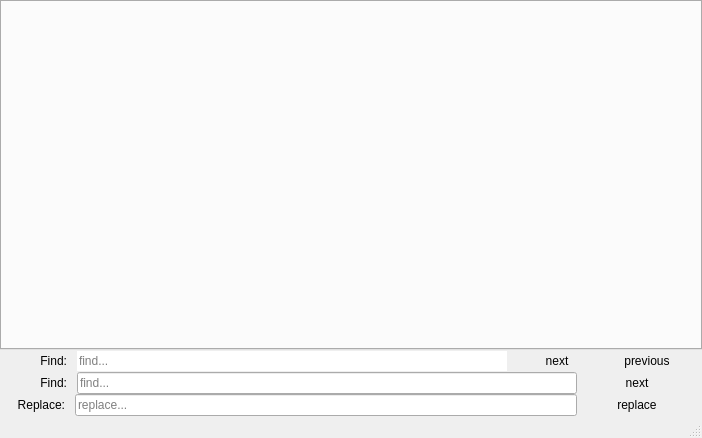
<?xml version="1.0" encoding="UTF-8"?>
<ui version="4.0">
 <class>QSciTE</class>
 <widget class="QMainWindow" name="QSciTE">
  <property name="geometry">
   <rect>
    <x>0</x>
    <y>0</y>
    <width>702</width>
    <height>438</height>
   </rect>
  </property>
  <property name="windowTitle">
   <string>QSciTE</string>
  </property>
  <widget class="QWidget" name="centralwidget">
   <property name="focusPolicy">
    <enum>Qt::NoFocus</enum>
   </property>
   <property name="acceptDrops">
    <bool>false</bool>
   </property>
   <layout class="QVBoxLayout" name="verticalLayout">
    <property name="spacing">
     <number>0</number>
    </property>
    <property name="margin">
     <number>0</number>
    </property>
    <item>
     <widget class="QTabWidget" name="tabBar">
      <property name="focusPolicy">
       <enum>Qt::NoFocus</enum>
      </property>
      <property name="acceptDrops">
       <bool>false</bool>
      </property>
      <property name="tabPosition">
       <enum>QTabWidget::North</enum>
      </property>
      <property name="tabShape">
       <enum>QTabWidget::Triangular</enum>
      </property>
      <property name="elideMode">
       <enum>Qt::ElideRight</enum>
      </property>
      <property name="usesScrollButtons">
       <bool>true</bool>
      </property>
      <property name="tabsClosable">
       <bool>true</bool>
      </property>
      <property name="movable">
       <bool>true</bool>
      </property>
     </widget>
    </item>
    <item>
     <widget class="QFrame" name="searchFrame">
      <property name="enabled">
       <bool>true</bool>
      </property>
      <property name="frameShape">
       <enum>QFrame::NoFrame</enum>
      </property>
      <property name="frameShadow">
       <enum>QFrame::Plain</enum>
      </property>
      <property name="lineWidth">
       <number>0</number>
      </property>
      <layout class="QHBoxLayout" name="horizontalLayout">
       <property name="spacing">
        <number>0</number>
       </property>
       <property name="leftMargin">
        <number>5</number>
       </property>
       <property name="topMargin">
        <number>0</number>
       </property>
       <property name="rightMargin">
        <number>5</number>
       </property>
       <property name="bottomMargin">
        <number>0</number>
       </property>
       <item>
        <spacer name="horizontalSpacer_13">
         <property name="orientation">
          <enum>Qt::Horizontal</enum>
         </property>
         <property name="sizeType">
          <enum>QSizePolicy::Maximum</enum>
         </property>
         <property name="sizeHint" stdset="0">
          <size>
           <width>10</width>
           <height>10</height>
          </size>
         </property>
        </spacer>
       </item>
       <item>
        <widget class="QLabel" name="label">
         <property name="sizePolicy">
          <sizepolicy hsizetype="Fixed" vsizetype="Preferred">
           <horstretch>0</horstretch>
           <verstretch>0</verstretch>
          </sizepolicy>
         </property>
         <property name="minimumSize">
          <size>
           <width>52</width>
           <height>0</height>
          </size>
         </property>
         <property name="text">
          <string>Find:</string>
         </property>
         <property name="alignment">
          <set>Qt::AlignRight|Qt::AlignTrailing|Qt::AlignVCenter</set>
         </property>
        </widget>
       </item>
       <item>
        <spacer name="horizontalSpacer_3">
         <property name="orientation">
          <enum>Qt::Horizontal</enum>
         </property>
         <property name="sizeType">
          <enum>QSizePolicy::Fixed</enum>
         </property>
         <property name="sizeHint" stdset="0">
          <size>
           <width>10</width>
           <height>10</height>
          </size>
         </property>
        </spacer>
       </item>
       <item>
        <widget class="QLineEdit" name="searchField">
         <property name="autoFillBackground">
          <bool>false</bool>
         </property>
         <property name="frame">
          <bool>false</bool>
         </property>
         <property name="placeholderText">
          <string>find...</string>
         </property>
        </widget>
       </item>
       <item>
        <spacer name="horizontalSpacer">
         <property name="orientation">
          <enum>Qt::Horizontal</enum>
         </property>
         <property name="sizeType">
          <enum>QSizePolicy::Fixed</enum>
         </property>
         <property name="sizeHint" stdset="0">
          <size>
           <width>10</width>
           <height>10</height>
          </size>
         </property>
        </spacer>
       </item>
       <item>
        <widget class="QPushButton" name="nextButton">
         <property name="focusPolicy">
          <enum>Qt::NoFocus</enum>
         </property>
         <property name="text">
          <string>next</string>
         </property>
         <property name="flat">
          <bool>true</bool>
         </property>
        </widget>
       </item>
       <item>
        <spacer name="horizontalSpacer_2">
         <property name="orientation">
          <enum>Qt::Horizontal</enum>
         </property>
         <property name="sizeType">
          <enum>QSizePolicy::Fixed</enum>
         </property>
         <property name="sizeHint" stdset="0">
          <size>
           <width>10</width>
           <height>10</height>
          </size>
         </property>
        </spacer>
       </item>
       <item>
        <widget class="QPushButton" name="previousButton">
         <property name="text">
          <string>previous</string>
         </property>
         <property name="flat">
          <bool>true</bool>
         </property>
        </widget>
       </item>
       <item>
        <spacer name="horizontalSpacer_4">
         <property name="orientation">
          <enum>Qt::Horizontal</enum>
         </property>
         <property name="sizeType">
          <enum>QSizePolicy::Fixed</enum>
         </property>
         <property name="sizeHint" stdset="0">
          <size>
           <width>10</width>
           <height>10</height>
          </size>
         </property>
        </spacer>
       </item>
      </layout>
     </widget>
    </item>
    <item>
     <widget class="QFrame" name="replaceFrame">
      <property name="frameShape">
       <enum>QFrame::NoFrame</enum>
      </property>
      <property name="frameShadow">
       <enum>QFrame::Plain</enum>
      </property>
      <property name="lineWidth">
       <number>0</number>
      </property>
      <layout class="QVBoxLayout" name="verticalLayout_3">
       <property name="spacing">
        <number>0</number>
       </property>
       <property name="leftMargin">
        <number>5</number>
       </property>
       <property name="topMargin">
        <number>0</number>
       </property>
       <property name="rightMargin">
        <number>5</number>
       </property>
       <property name="bottomMargin">
        <number>0</number>
       </property>
       <item>
        <layout class="QHBoxLayout" name="horizontalLayout_2">
         <item>
          <spacer name="horizontalSpacer_11">
           <property name="orientation">
            <enum>Qt::Horizontal</enum>
           </property>
           <property name="sizeType">
            <enum>QSizePolicy::Fixed</enum>
           </property>
           <property name="sizeHint" stdset="0">
            <size>
             <width>10</width>
             <height>10</height>
            </size>
           </property>
          </spacer>
         </item>
         <item>
          <widget class="QLabel" name="replaceFindLabel">
           <property name="sizePolicy">
            <sizepolicy hsizetype="Fixed" vsizetype="Preferred">
             <horstretch>0</horstretch>
             <verstretch>0</verstretch>
            </sizepolicy>
           </property>
           <property name="minimumSize">
            <size>
             <width>52</width>
             <height>0</height>
            </size>
           </property>
           <property name="layoutDirection">
            <enum>Qt::LeftToRight</enum>
           </property>
           <property name="text">
            <string>Find:</string>
           </property>
           <property name="alignment">
            <set>Qt::AlignRight|Qt::AlignTrailing|Qt::AlignVCenter</set>
           </property>
          </widget>
         </item>
         <item>
          <spacer name="horizontalSpacer_5">
           <property name="orientation">
            <enum>Qt::Horizontal</enum>
           </property>
           <property name="sizeType">
            <enum>QSizePolicy::Fixed</enum>
           </property>
           <property name="sizeHint" stdset="0">
            <size>
             <width>10</width>
             <height>10</height>
            </size>
           </property>
          </spacer>
         </item>
         <item>
          <widget class="QLineEdit" name="replaceSearchField">
           <property name="placeholderText">
            <string>find...</string>
           </property>
          </widget>
         </item>
         <item>
          <spacer name="horizontalSpacer_6">
           <property name="orientation">
            <enum>Qt::Horizontal</enum>
           </property>
           <property name="sizeType">
            <enum>QSizePolicy::Fixed</enum>
           </property>
           <property name="sizeHint" stdset="0">
            <size>
             <width>10</width>
             <height>10</height>
            </size>
           </property>
          </spacer>
         </item>
         <item>
          <widget class="QPushButton" name="replaceNextButton">
           <property name="sizePolicy">
            <sizepolicy hsizetype="Fixed" vsizetype="Fixed">
             <horstretch>0</horstretch>
             <verstretch>0</verstretch>
            </sizepolicy>
           </property>
           <property name="minimumSize">
            <size>
             <width>100</width>
             <height>0</height>
            </size>
           </property>
           <property name="baseSize">
            <size>
             <width>0</width>
             <height>0</height>
            </size>
           </property>
           <property name="focusPolicy">
            <enum>Qt::NoFocus</enum>
           </property>
           <property name="text">
            <string>next</string>
           </property>
           <property name="flat">
            <bool>true</bool>
           </property>
          </widget>
         </item>
         <item>
          <spacer name="horizontalSpacer_9">
           <property name="orientation">
            <enum>Qt::Horizontal</enum>
           </property>
           <property name="sizeType">
            <enum>QSizePolicy::Minimum</enum>
           </property>
           <property name="sizeHint" stdset="0">
            <size>
             <width>10</width>
             <height>10</height>
            </size>
           </property>
          </spacer>
         </item>
        </layout>
       </item>
       <item>
        <layout class="QHBoxLayout" name="horizontalLayout_3">
         <item>
          <spacer name="horizontalSpacer_12">
           <property name="orientation">
            <enum>Qt::Horizontal</enum>
           </property>
           <property name="sizeType">
            <enum>QSizePolicy::Fixed</enum>
           </property>
           <property name="sizeHint" stdset="0">
            <size>
             <width>10</width>
             <height>10</height>
            </size>
           </property>
          </spacer>
         </item>
         <item>
          <widget class="QLabel" name="replaceLabel">
           <property name="sizePolicy">
            <sizepolicy hsizetype="Fixed" vsizetype="Preferred">
             <horstretch>0</horstretch>
             <verstretch>0</verstretch>
            </sizepolicy>
           </property>
           <property name="minimumSize">
            <size>
             <width>50</width>
             <height>0</height>
            </size>
           </property>
           <property name="text">
            <string>Replace:</string>
           </property>
           <property name="alignment">
            <set>Qt::AlignRight|Qt::AlignTrailing|Qt::AlignVCenter</set>
           </property>
          </widget>
         </item>
         <item>
          <spacer name="horizontalSpacer_7">
           <property name="orientation">
            <enum>Qt::Horizontal</enum>
           </property>
           <property name="sizeType">
            <enum>QSizePolicy::Fixed</enum>
           </property>
           <property name="sizeHint" stdset="0">
            <size>
             <width>10</width>
             <height>10</height>
            </size>
           </property>
          </spacer>
         </item>
         <item>
          <widget class="QLineEdit" name="replaceField">
           <property name="placeholderText">
            <string>replace...</string>
           </property>
          </widget>
         </item>
         <item>
          <spacer name="horizontalSpacer_8">
           <property name="orientation">
            <enum>Qt::Horizontal</enum>
           </property>
           <property name="sizeType">
            <enum>QSizePolicy::Fixed</enum>
           </property>
           <property name="sizeHint" stdset="0">
            <size>
             <width>10</width>
             <height>10</height>
            </size>
           </property>
          </spacer>
         </item>
         <item>
          <widget class="QPushButton" name="replaceButton">
           <property name="sizePolicy">
            <sizepolicy hsizetype="Fixed" vsizetype="Fixed">
             <horstretch>0</horstretch>
             <verstretch>0</verstretch>
            </sizepolicy>
           </property>
           <property name="minimumSize">
            <size>
             <width>100</width>
             <height>0</height>
            </size>
           </property>
           <property name="focusPolicy">
            <enum>Qt::NoFocus</enum>
           </property>
           <property name="text">
            <string>replace</string>
           </property>
           <property name="flat">
            <bool>true</bool>
           </property>
          </widget>
         </item>
         <item>
          <spacer name="horizontalSpacer_10">
           <property name="orientation">
            <enum>Qt::Horizontal</enum>
           </property>
           <property name="sizeType">
            <enum>QSizePolicy::Fixed</enum>
           </property>
           <property name="sizeHint" stdset="0">
            <size>
             <width>10</width>
             <height>10</height>
            </size>
           </property>
          </spacer>
         </item>
        </layout>
       </item>
      </layout>
     </widget>
    </item>
   </layout>
  </widget>
  <widget class="QMenuBar" name="menubar">
   <property name="geometry">
    <rect>
     <x>0</x>
     <y>0</y>
     <width>702</width>
     <height>22</height>
    </rect>
   </property>
   <property name="acceptDrops">
    <bool>false</bool>
   </property>
  </widget>
  <widget class="QStatusBar" name="statusbar"/>
 </widget>
 <resources/>
 <connections>
  <connection>
   <sender>searchField</sender>
   <signal>returnPressed()</signal>
   <receiver>nextButton</receiver>
   <slot>click()</slot>
   <hints>
    <hint type="sourcelabel">
     <x>507</x>
     <y>334</y>
    </hint>
    <hint type="destinationlabel">
     <x>539</x>
     <y>332</y>
    </hint>
   </hints>
  </connection>
  <connection>
   <sender>replaceSearchField</sender>
   <signal>returnPressed()</signal>
   <receiver>replaceNextButton</receiver>
   <slot>click()</slot>
   <hints>
    <hint type="sourcelabel">
     <x>524</x>
     <y>373</y>
    </hint>
    <hint type="destinationlabel">
     <x>604</x>
     <y>371</y>
    </hint>
   </hints>
  </connection>
  <connection>
   <sender>replaceField</sender>
   <signal>returnPressed()</signal>
   <receiver>replaceButton</receiver>
   <slot>click()</slot>
   <hints>
    <hint type="sourcelabel">
     <x>508</x>
     <y>401</y>
    </hint>
    <hint type="destinationlabel">
     <x>617</x>
     <y>404</y>
    </hint>
   </hints>
  </connection>
 </connections>
</ui>
